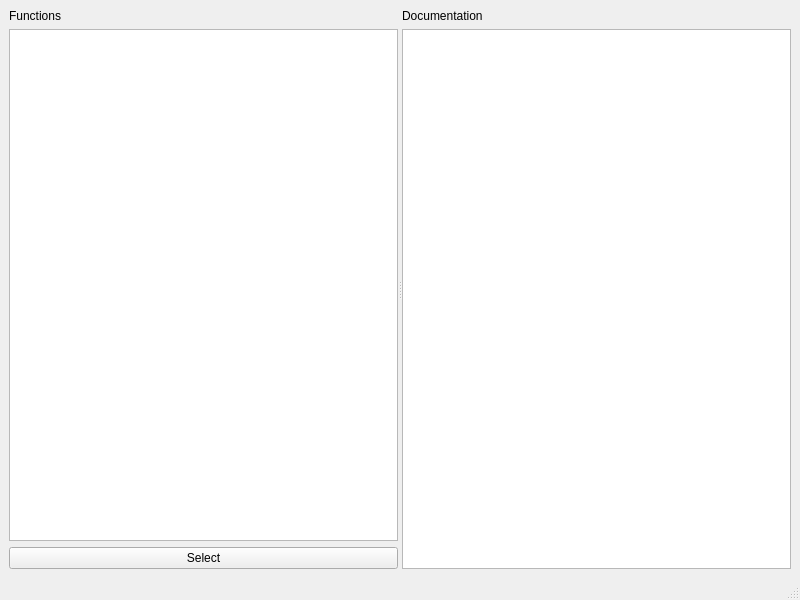
<?xml version="1.0" encoding="UTF-8"?>
<ui version="4.0">
 <class>SelectionWindow</class>
 <widget class="QMainWindow" name="SelectionWindow">
  <property name="geometry">
   <rect>
    <x>0</x>
    <y>0</y>
    <width>800</width>
    <height>600</height>
   </rect>
  </property>
  <property name="windowTitle">
   <string>Select Function</string>
  </property>
  <widget class="QWidget" name="centralwidget">
   <layout class="QVBoxLayout" name="verticalLayout_2">
    <item>
     <widget class="QSplitter" name="splitter">
      <property name="orientation">
       <enum>Qt::Horizontal</enum>
      </property>
      <widget class="QWidget" name="layoutWidget">
       <layout class="QVBoxLayout" name="verticalLayout">
        <item>
         <widget class="QLabel" name="label_func_list">
          <property name="text">
           <string>Functions</string>
          </property>
         </widget>
        </item>
        <item>
         <widget class="QListWidget" name="listwidget_functions"/>
        </item>
        <item>
         <layout class="QHBoxLayout" name="hlayout_bottom">
          <item>
           <widget class="QPushButton" name="button_select">
            <property name="text">
             <string>Select</string>
            </property>
           </widget>
          </item>
         </layout>
        </item>
       </layout>
      </widget>
      <widget class="QWidget" name="layoutWidget">
       <layout class="QVBoxLayout" name="vlayout_right">
        <item>
         <widget class="QLabel" name="label_document">
          <property name="text">
           <string>Documentation</string>
          </property>
         </widget>
        </item>
        <item>
         <widget class="QTextEdit" name="textedit_document">
          <property name="lineWrapMode">
           <enum>QTextEdit::WidgetWidth</enum>
          </property>
          <property name="readOnly">
           <bool>true</bool>
          </property>
          <property name="html">
           <string>&lt;!DOCTYPE HTML PUBLIC &quot;-//W3C//DTD HTML 4.0//EN&quot; &quot;http://www.w3.org/TR/REC-html40/strict.dtd&quot;&gt;
&lt;html&gt;&lt;head&gt;&lt;meta name=&quot;qrichtext&quot; content=&quot;1&quot; /&gt;&lt;style type=&quot;text/css&quot;&gt;
p, li { white-space: pre-wrap; }
&lt;/style&gt;&lt;/head&gt;&lt;body style=&quot; font-family:'SimSun'; font-size:9pt; font-weight:400; font-style:normal;&quot;&gt;
&lt;p style=&quot;-qt-paragraph-type:empty; margin-top:0px; margin-bottom:0px; margin-left:0px; margin-right:0px; -qt-block-indent:0; text-indent:0px;&quot;&gt;&lt;br /&gt;&lt;/p&gt;&lt;/body&gt;&lt;/html&gt;</string>
          </property>
         </widget>
        </item>
       </layout>
      </widget>
     </widget>
    </item>
   </layout>
  </widget>
  <widget class="QStatusBar" name="statusbar"/>
 </widget>
 <resources/>
 <connections/>
</ui>
